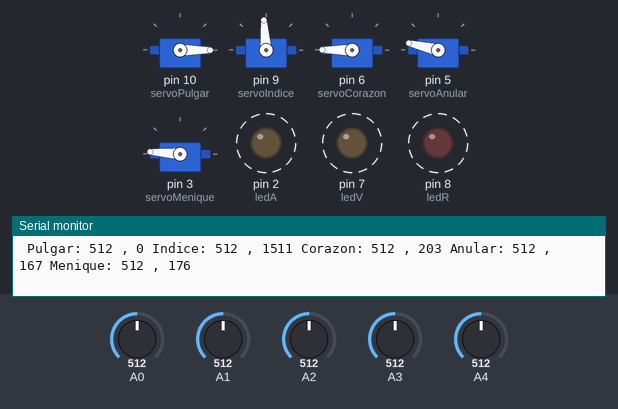
Recording of a sketch running on a simulated Arduino Uno, built with avr-gcc and run on an emulated ATmega328P. Shown: 5 × servo, output pins drawn as LEDs (lit = HIGH), the last lines printed to the serial monitor. Dashed ring = blinking. The inputs (shaded band) are chosen by the test bench; at power-on: A3 = 512, A2 = 512, A0 = 512, A4 = 512, A1 = 512.

Above: at 1.2 s.
1.3 s: A3 set to 30
At 2.63 s:
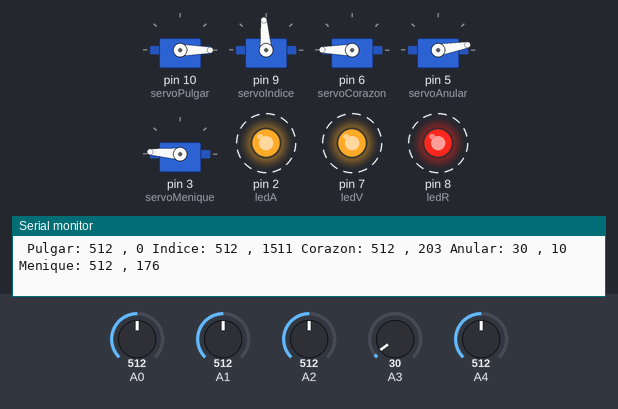
4.3 s: A2 set to 30
At 5.46 s:
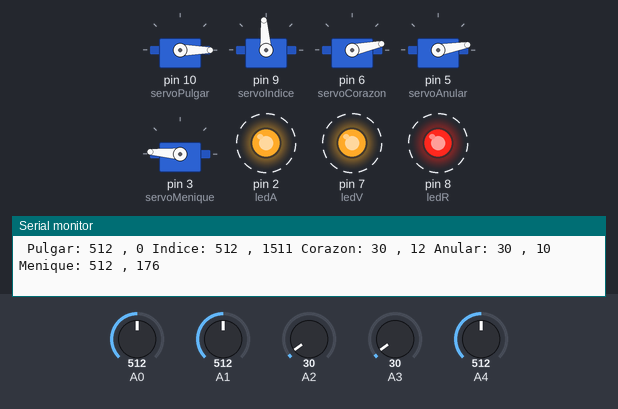
7.3 s: A0 set to 347
At 8.23 s:
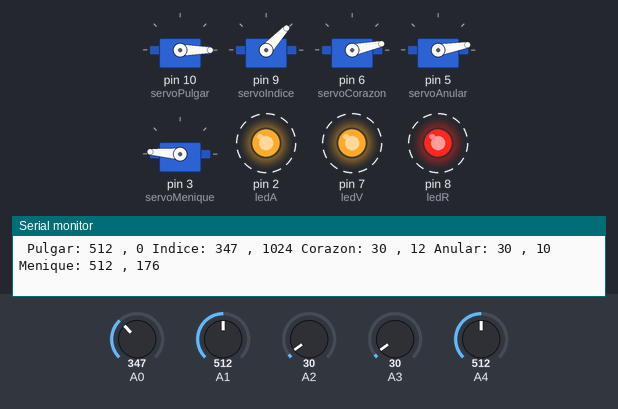
10.3 s: A0 set to 325
At 11.0 s:
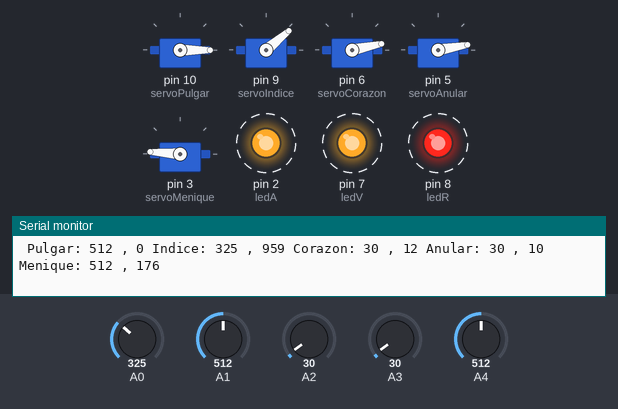
13.3 s: A4 set to 30
At 14.63 s:
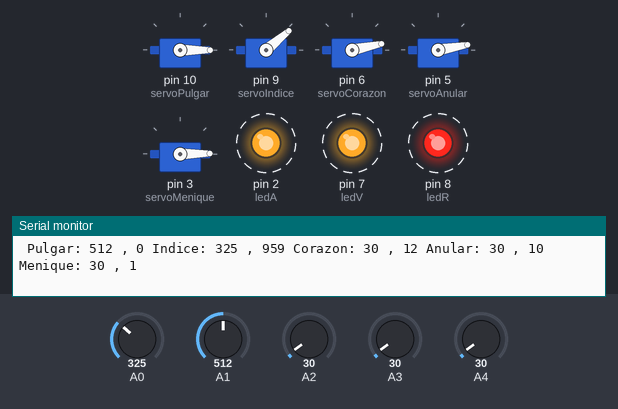
16.3 s: A2 set to 306
At 17.3 s:
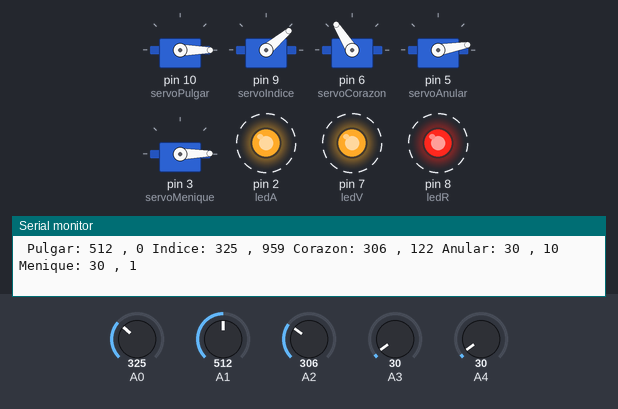
Timing chart, 0 to 20.3 s (numbered marks = the images above; inputs shaded):
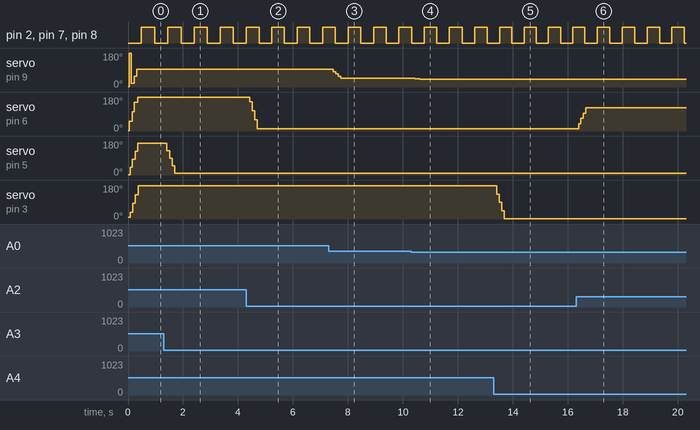

The sketch:

ManoRobotica2.1.1.ino
```cpp
/*A continuacion se muestra el diagrama de conexiones

      .----------------
      |                |
      |                |
      |               .-.
      |               | |<-- (0-50)K
      |               | |
      |               '-'
    (5V)               |
      |                o------------o
      |                |
      |               .-.
      |               | |
      |               | | 30 K   Arduino
      |               '-'
      |                |
      '----------------o------------o
*/

#include <Servo.h>
//#include <SoftwareSerial.h>

#define ledV 7
#define ledR 8
#define ledA 2

Servo servoPulgar;
Servo servoIndice;
Servo servoCorazon;
Servo servoAnular;
Servo servoMenique;

int posPulgar = 0;
int posIndice = 0;
int posCorazon = 0;
int posAnular = 0;
int posMenique = 0;

int potPulgar [11];
int potIndice [11];
int potCorazon[11];
int potAnular [11];
int potMenique[11];

int p = 0;

void setup() {
  servoPulgar.attach(10);
  servoIndice.attach(9);
  servoCorazon.attach(6);
  servoAnular.attach(5);
  servoMenique.attach(3);

  Serial.begin(9600);

  pinMode(ledR, OUTPUT);
  pinMode(ledA, OUTPUT);
  pinMode(ledV, OUTPUT);
}

void loop() {

  if(p > 5){
    digitalWrite(ledR,HIGH);
    digitalWrite(ledA,HIGH);
    digitalWrite(ledV,HIGH);
  }if(p < 5){
    digitalWrite(ledR,LOW);
    digitalWrite(ledA,LOW);
    digitalWrite(ledV,LOW);
  }if(p == 10){
    p = 0;
  }
  p = p + 1;


  /*potPulgar[9] = potPulgar[8];
  potPulgar[8] = potPulgar[7];
  potPulgar[7] = potPulgar[6];
  potPulgar[6] = potPulgar[5];
  potPulgar[5] = potPulgar[4];*/
  potPulgar[4] = potPulgar[3];
  potPulgar[3] = potPulgar[2];
  potPulgar[2] = potPulgar[1];
  potPulgar[1] = potPulgar[0];
  potPulgar[0] = analogRead(1);
  potPulgar[10] = (potPulgar[1] + potPulgar[2] + potPulgar[3] + potPulgar[4] )/4;// + potPulgar[5] + potPulgar[6] + potPulgar[7] + potPulgar[8] + potPulgar[9])/9;
  //posPulgar = abs(map(potPulgar[10], 0, 20,  1, 70));
  servoPulgar.write(posPulgar);
  Serial.print(" Pulgar: "); Serial.print(potPulgar[10]); Serial.print(" , "); Serial.print(posPulgar);


  /*potIndice[9] = potIndice[8];
  potIndice[8] = potIndice[7];
  potIndice[7] = potIndice[6];
  potIndice[6] = potIndice[5];
  potIndice[5] = potIndice[4];*/
  potIndice[4] = potIndice[3];
  potIndice[3] = potIndice[2];
  potIndice[2] = potIndice[1];
  potIndice[1] = potIndice[0];
  potIndice[0] = analogRead(0);
  potIndice[10] = (potIndice[1] + potIndice[2] + potIndice[3] + potIndice[4] )/4;// + potIndice[5] + potIndice[6] + potIndice[7] + potIndice[8] + potIndice[9])/9;
  posIndice = abs(map(potIndice[10], 0, 20, 1,60));
  servoIndice.write(posIndice);
  Serial.print(" Indice: "); Serial.print(potIndice[10]); Serial.print(" , "); Serial.print(posIndice);

  /*potCorazon[9] = potCorazon[8];
  potCorazon[8] = potCorazon[7];
  potCorazon[7] = potCorazon[6];
  potCorazon[6] = potCorazon[5];
  potCorazon[5] = potCorazon[4];*/
  potCorazon[4] = potCorazon[3];
  potCorazon[3] = potCorazon[2];
  potCorazon[2] = potCorazon[1];
  potCorazon[1] = potCorazon[0];
  potCorazon[0] = analogRead(2);
  potCorazon[10] = (potCorazon[1] + potCorazon[2] + potCorazon[3] + potCorazon[4] )/4;// + potCorazon[5] + potCorazon[6] + potCorazon[7] + potCorazon[8] + potCorazon[9])/9;
  posCorazon = abs(map(potCorazon[10],  1, 200, 1, 80));
  servoCorazon.write(posCorazon);
  Serial.print(" Corazon: "); Serial.print(potCorazon[10]); Serial.print(" , "); Serial.print(posCorazon);


  /*potAnular[9] = potAnular[8];
  potAnular[8] = potAnular[6];
  potAnular[7] = potAnular[5];
  potAnular[6] = potAnular[5];
  potAnular[5] = potAnular[4];*/
  potAnular[4] = potAnular[3];
  potAnular[3] = potAnular[2];
  potAnular[2] = potAnular[1];
  potAnular[1] = potAnular[0];
  potAnular[0] = analogRead(3);
  potAnular[10] = (potAnular[1] + potAnular[2] + potAnular[3] + potAnular[4] )/4;// + potAnular[5] + potAnular[6] + potAnular[7] + potAnular[8] + potAnular[9])/9;
  posAnular = abs(map(potAnular[10], 0, 120, 1, 40));
  servoAnular.write(posAnular);
  Serial.print(" Anular: "); Serial.print(potAnular[10]); Serial.print(" , "); Serial.print(posAnular);

  /*potMenique[9] = potMenique[8];
  potMenique[8] = potMenique[7];
  potMenique[7] = potMenique[6];
  potMenique[6] = potMenique[5];
  potMenique[5] = potMenique[4];*/
  potMenique[4] = potMenique[3];
  potMenique[3] = potMenique[2];
  potMenique[2] = potMenique[1];
  potMenique[1] = potMenique[0];
  potMenique[0] = analogRead(4);
  potMenique[10] = (potMenique[1] + potMenique[2] + potMenique[3] + potMenique[4] )/4;// + potMenique[5] + potMenique[6] + potMenique[7] + potMenique[8] + potMenique[9])/9;
  posMenique = abs(map(potMenique[10], 30, 220,  1, 70));
  servoMenique.write(posMenique);
  Serial.print(" Menique: "); Serial.print(potMenique[10]); Serial.print(" , "); Serial.println(posMenique);

  delay(1);
}
```

Measured:
- after the input at 1.3 s, servo on pin 5 (servoAnular): 167° → 128° after 0.11 s, → 89° 0.10 s later, → 49° 0.10 s later, → 10° 0.10 s later
- after the input at 4.3 s, servo on pin 6 (servoCorazon): 180° → 155° after 0.13 s, → 108° 0.09 s later, → 60° 0.09 s later, → 12° 0.09 s later
- after the input at 7.3 s, servo on pin 9 (servoIndice): 94° → 82° after 0.17 s, → 70° 0.09 s later, → 58° 0.09 s later, → 47° 0.09 s later
- after the input at 10.3 s, servo on pin 9 (servoIndice): 47° → 45° after 0.13 s, → 43° 0.09 s later, → 42° 0.09 s later, → 40° 0.09 s later
- after the input at 13.3 s, servo on pin 3 (servoMenique): 176° → 132° after 0.11 s, → 88° 0.09 s later, → 44° 0.09 s later, → 1° 0.09 s later
- after the input at 16.3 s, servo on pin 6 (servoCorazon): 12° → 39° after 0.09 s, → 67° 0.09 s later, → 94° 0.09 s later, → 122° 0.09 s later
- by itself, pin 2 (ledA), pin 7 (ledV), pin 8 (ledR): alternates HIGH for 0.45 s and LOW for 0.45 s
